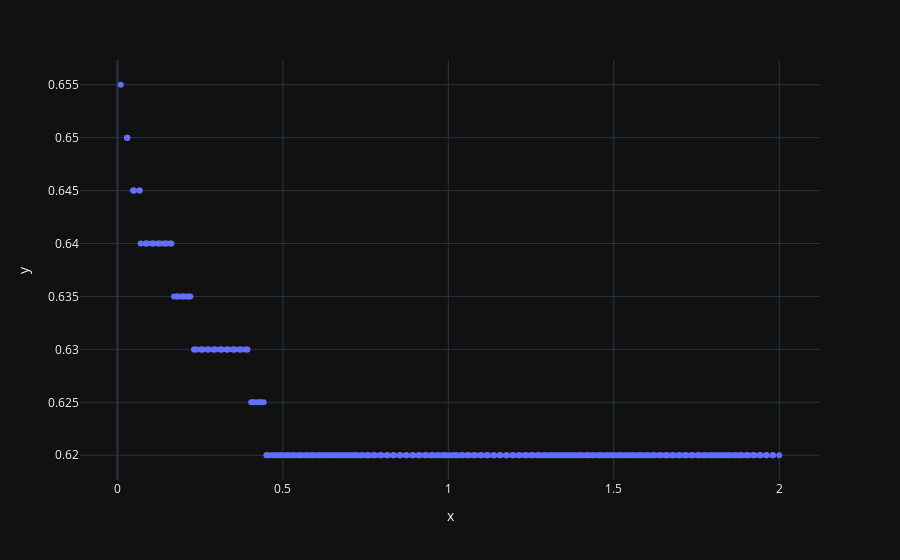

The code cell stored with this chart in its notebook:
### Code cell
print(search)

pp, score = search.grid(100)
px.scatter(x=pp, y=score)

### Figure 1 — Plotly figure (JSON) as saved in the notebook; plotly's stock layout.template omitted (floating-point values rounded to 4 significant figures; data arrays with more than 128 entries replaced by an {"elided": "..."} marker saying what was removed)
{"data": [{"hovertemplate": "x=%{x}<br>y=%{y}<extra></extra>", "legendgroup": "", "marker": {"color": "#636efa", "symbol": "circle"}, "mode": "markers", "name": "", "orientation": "v", "showlegend": false, "type": "scatter", "x": {"elided": "307 float values"}, "xaxis": "x", "y": {"elided": "307 float values"}, "yaxis": "y"}], "layout": {"legend": {"tracegroupgap": 0}, "margin": {"t": 60}, "xaxis": {"anchor": "y", "domain": [0, 1], "title": {"text": "x"}}, "yaxis": {"anchor": "x", "domain": [0, 1], "title": {"text": "y"}}}}
